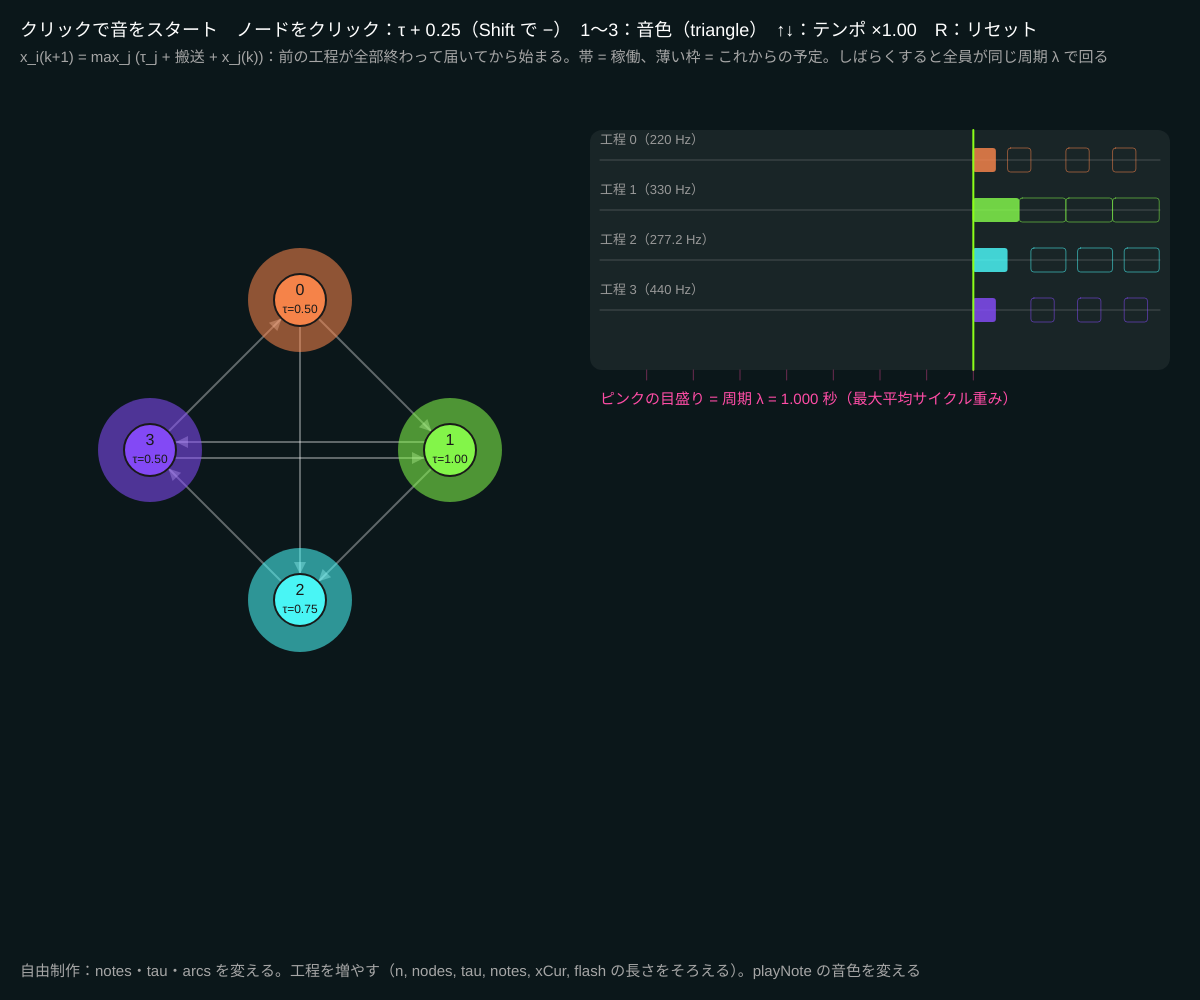
Frame 1 (no input)
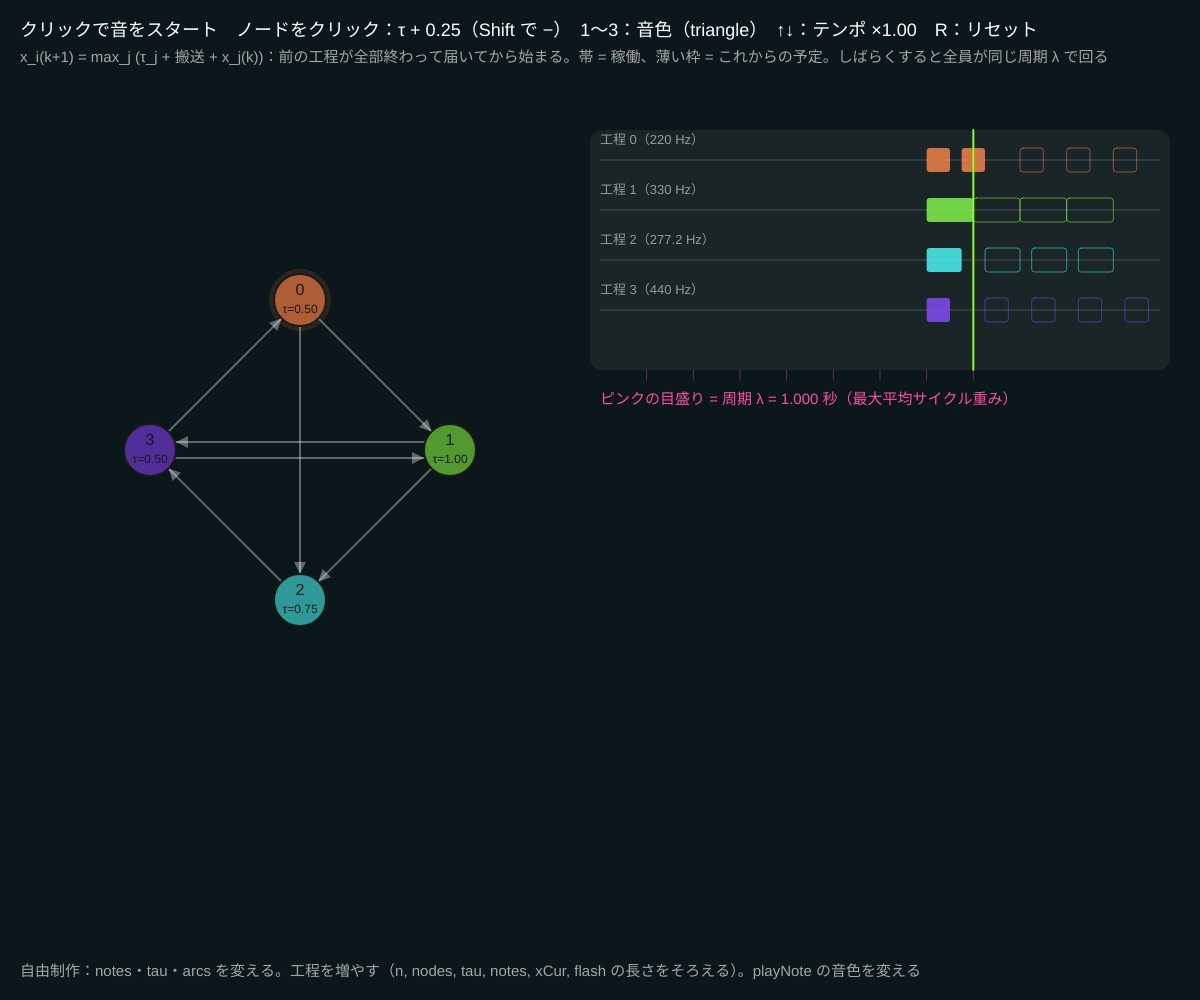
Frame 60 (no input)
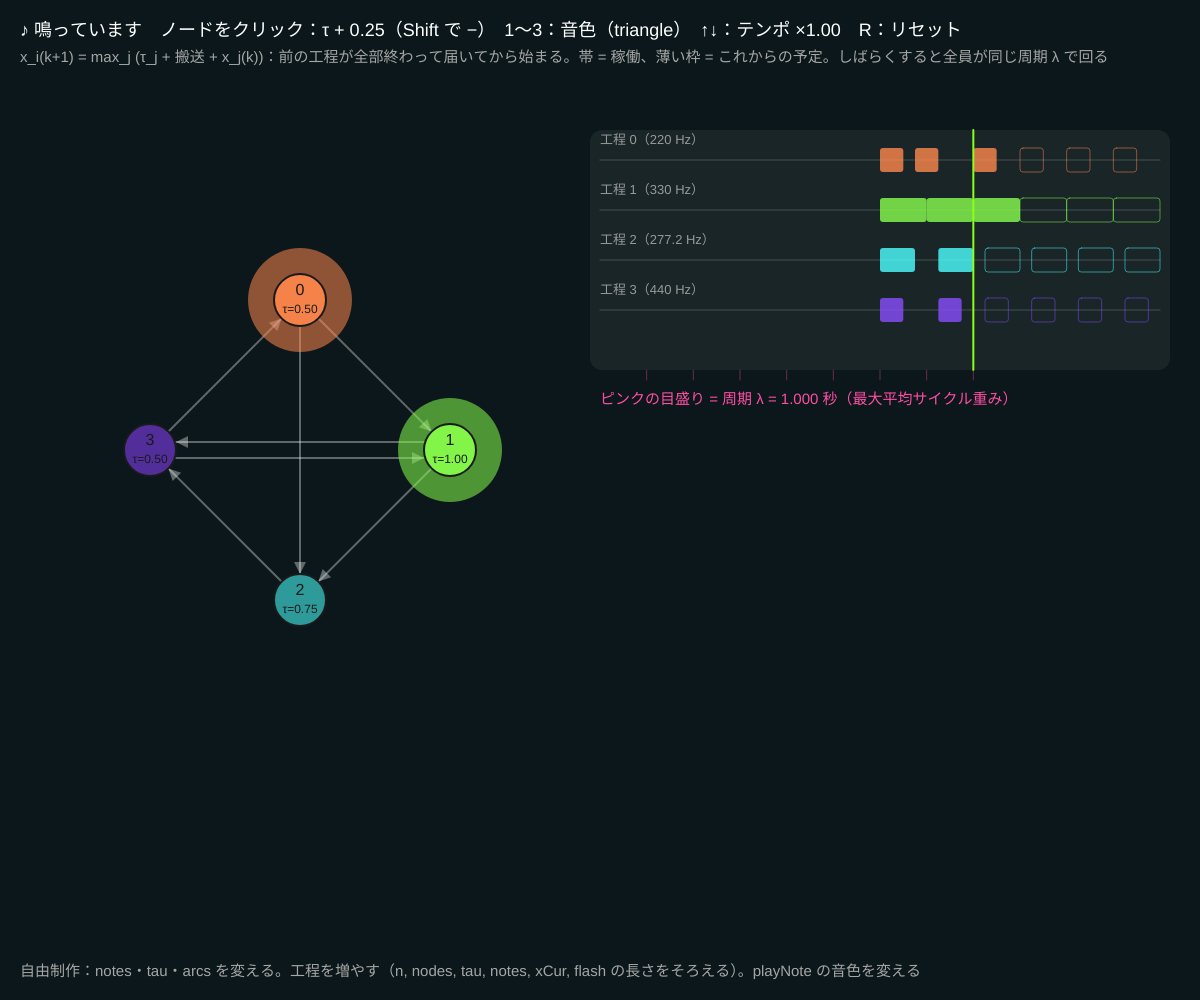
Frame 120 (the mouse pressed at the canvas centre since frame 60)

The p5.js sketch that drew these frames (run headless with seeded random() and noise() and a simulated clock; from frame 60 on, the mouse is pressed at the canvas centre):

// p5.js sketch
// ── sketch.js
// ============================================
// 13 max-plus のダイヤを聴く
// 10 の周期スケジュール x(k+1) = A ⊗ x(k)（max-plus）をそのまま音にする：
//   各工程の開始時刻にその工程の音が鳴る。やがて周期 λ（トロピカル固有値）のリズムに落ち着く
//   自由制作のベース：工程の数・つなぎ方・音色を変えて「リズムマシン」にしよう
// クリックで音をスタート / ノードをクリック = 所要時間を 0.25 ずつ変える（Shift で減らす）/ 1〜3 = 音色 / R = リセット / ↑↓ = テンポ
// ============================================

let tau = [0.5, 1.0, 0.75, 0.5];                              // ★ 各工程の所要時間（秒）
let arcs = [[0, 1], [1, 2], [2, 3], [3, 0], [1, 3], [3, 1], [0, 2]];   // ★ j → i のつながり
let notes = [220, 330, 277.2, 440];                           // ★ 各工程の音の高さ（Hz）
let move = 0.25;                                              // ★ 工程間の搬送時間（秒）
let waveType = 'triangle';
let n = 4, nodes = [], tempo = 1;
let xCur = [0, 0, 0, 0], pending = [];                        // いまの x(k) と、まだ鳴っていないイベント
let t0 = 0, flash = [0, 0, 0, 0], played = [];
let lam = 0;

function setup() {
  createCanvas(windowWidth, windowHeight);
  colorMode(HSB, 360, 100, 100, 100);
  textFont('Helvetica');
  for (let i = 0; i < n; i++) nodes.push({ x: width * 0.25 + 150 * Math.cos(TWO_PI * i / n - HALF_PI), y: height * 0.45 + 150 * Math.sin(TWO_PI * i / n - HALF_PI) });
  resetSchedule();
}
function matrixA() {
  let A = [];
  for (let i = 0; i < n; i++) { A.push([]); for (let j = 0; j < n; j++) A[i].push(i === j ? tau[i] : -Infinity); }   // 同じ工程は前の仕事が終わるまで待つ
  for (let [j, i] of arcs) A[i][j] = tau[j] + move;
  return A;
}
// ★ 1 回ぶん進める：x_i(k+1) = max_j (A_ij + x_j(k))
function stepOnce() {
  let A = matrixA(), y = [];
  for (let i = 0; i < n; i++) { let m = -Infinity; for (let j = 0; j < n; j++) m = Math.max(m, A[i][j] + xCur[j]); y.push(m === -Infinity ? xCur[i] + 1 : m); }
  for (let i = 0; i < n; i++) if (y[i] > xCur[i]) pending.push({ t: y[i], i });
  xCur = y;
  pending.sort((p, q) => p.t - q.t);
}
function resetSchedule() { xCur = [0, 0, 0, 0]; pending = []; played = []; t0 = millis() / 1000; for (let i = 0; i < n; i++) pending.push({ t: 0, i }); }
// Karp のアルゴリズム（10 と同じ）
function karp(A) {
  let D = [new Array(n).fill(0)];
  for (let k = 1; k <= n; k++) { D.push(new Array(n).fill(-Infinity)); for (let v = 0; v < n; v++) for (let u = 0; u < n; u++) if (A[v][u] > -Infinity && D[k - 1][u] > -Infinity) D[k][v] = Math.max(D[k][v], D[k - 1][u] + A[v][u]); }
  let best = -Infinity;
  for (let v = 0; v < n; v++) { if (D[n][v] === -Infinity) continue; let m = Infinity; for (let k = 0; k < n; k++) if (D[k][v] > -Infinity) m = Math.min(m, (D[n][v] - D[k][v]) / (n - k)); best = Math.max(best, m); }
  return best;
}

function draw() {
  background(190, 55, 10);
  lam = karp(matrixA());
  let now = (millis() / 1000 - t0) * tempo;
  // 先の予定を用意しておき、時刻が来たら鳴らす
  let guard = 0;
  while ((pending.length === 0 || pending[pending.length - 1].t < now + 4) && guard++ < 50) stepOnce();
  while (pending.length && pending[0].t <= now) {
    let ev = pending.shift();
    playNote(notes[ev.i], tau[ev.i] * 0.6 / tempo);
    flash[ev.i] = 1;
    played.push(ev);
  }
  played = played.filter((h) => h.t > now - 8);

  // グラフ
  for (let [j, i] of arcs) {
    let u = nodes[j], v = nodes[i], ang = atan2(v.y - u.y, v.x - u.x);
    let o = arcs.some(([a, b]) => a === i && b === j) ? 8 : 0, nx = -sin(ang) * o, ny = cos(ang) * o;
    stroke(0, 0, 100, 35); strokeWeight(2);
    line(u.x + nx, u.y + ny, v.x - 26 * cos(ang) + nx, v.y - 26 * sin(ang) + ny);
    noStroke(); fill(0, 0, 100, 35);
    push(); translate(v.x - 26 * cos(ang) + nx, v.y - 26 * sin(ang) + ny); rotate(ang); triangle(0, 0, -12, 6, -12, -6); pop();
  }
  for (let i = 0; i < n; i++) {
    flash[i] *= 0.9;
    noStroke(); fill((i * 80 + 20) % 360, 70, 100, flash[i] * 60); circle(nodes[i].x, nodes[i].y, 50 + flash[i] * 60);
    stroke(0, 0, 10); strokeWeight(2); fill((i * 80 + 20) % 360, 70, 60 + flash[i] * 40);
    circle(nodes[i].x, nodes[i].y, 52);
    noStroke(); fill(0, 0, 10); textAlign(CENTER, CENTER); textSize(16); text(i, nodes[i].x, nodes[i].y - 9); textSize(12); text('τ=' + nf(tau[i], 1, 2), nodes[i].x, nodes[i].y + 10); textAlign(LEFT, BASELINE);
  }

  // 流れるダイヤ：緑の線 = いま、左 = 過去 8 秒、右 = これから 4 秒の予定
  let tx = width * 0.5, tw = width - tx - 40, ty = 160, rowH = 50;
  let nowX = tx + tw * 8 / 12;
  let sx = (t) => nowX - (now - t) / 12 * tw;
  noStroke(); fill(0, 0, 100, 6); rect(tx - 10, ty - 30, tw + 20, rowH * n + 40, 12);
  for (let i = 0; i < n; i++) {
    let y = ty + i * rowH;
    stroke(0, 0, 100, 20); strokeWeight(1); line(tx, y, tx + tw, y);
    noStroke(); fill(0, 0, 60); textSize(13); text('工程 ' + i + '（' + notes[i] + ' Hz）', tx, y - 16);
    for (let h of played) if (h.i === i) { fill((i * 80 + 20) % 360, 70, 100, 80); rect(sx(h.t), y - 12, Math.max(2, tau[i] / 12 * tw), 24, 3); }
    for (let p of pending) if (p.i === i && p.t + tau[i] < now + 4) { noFill(); stroke((i * 80 + 20) % 360, 70, 100, 50); rect(sx(p.t), y - 12, Math.max(2, tau[i] / 12 * tw), 24, 3); noStroke(); }
  }
  stroke(90, 90, 100); strokeWeight(2); line(nowX, ty - 30, nowX, ty + rowH * n + 10);
  // 周期の目盛り
  for (let m = 0; m < 8 / Math.max(lam, 0.1); m++) { stroke(330, 70, 100, 40); strokeWeight(1); line(nowX - m * lam / 12 * tw, ty + rowH * n + 10, nowX - m * lam / 12 * tw, ty + rowH * n + 20); }
  noStroke(); fill(330, 70, 100); textSize(15); text('ピンクの目盛り = 周期 λ = ' + nf(lam, 1, 3) + ' 秒（最大平均サイクル重み）', tx, ty + rowH * n + 44);

  fill(0, 0, 100); textSize(18);
  text((audioCtx ? '♪ 鳴っています' : 'クリックで音をスタート') + '　ノードをクリック：τ + 0.25（Shift で −）　1〜3：音色（' + waveType + '）　↑↓：テンポ ×' + nf(tempo, 1, 2) + '　R：リセット', 20, 36);
  fill(0, 0, 65); textSize(15);
  text('x_i(k+1) = max_j (τ_j + 搬送 + x_j(k))：前の工程が全部終わって届いてから始まる。帯 = 稼働、薄い枠 = これからの予定。しばらくすると全員が同じ周期 λ で回る', 20, 62);
  text('自由制作：notes・tau・arcs を変える。工程を増やす（n, nodes, tau, notes, xCur, flash の長さをそろえる）。playNote の音色を変える', 20, height - 24);
}

function mousePressed() {
  startAudio();
  for (let i = 0; i < n; i++) if (dist(mouseX, mouseY, nodes[i].x, nodes[i].y) < 28) tau[i] = constrain(tau[i] + (keyIsDown(SHIFT) ? -0.25 : 0.25), 0.25, 4);
}
function keyPressed() {
  if (key === '1') waveType = 'triangle';
  if (key === '2') waveType = 'square';
  if (key === '3') waveType = 'sine';
  if (key === UP_ARROW) tempo = Math.min(4, tempo * 1.25);
  if (key === DOWN_ARROW) tempo = Math.max(0.25, tempo / 1.25);
  if (key === 'r' || key === 'R') { tau = [0.5, 1.0, 0.75, 0.5]; resetSchedule(); }
}

// ---------- やってみよう ----------
// 1. どれか 1 つの τ を変えても周期が変わらないことがある。クリティカルでない工程だから。どの工程を変えると周期が変わる？
// 2. notes を和音（ド・ミ・ソ・シ）にする。周期 λ を 1 秒ちょうどにするには τ をどう決める？
// 3. arcs を変えて「2 つの独立したループ」を作る（たとえば 0⇄1 と 2⇄3）。周期は 2 つになる？（固有値が複数）
// 4. playNote をドラムっぽいノイズに変える（startAudio の中に noise バッファを足す）


// ==================================================
// ここから下は「音を鳴らすための道具」
// ==================================================
let audioCtx, masterOut;
function startAudio() {
  if (!audioCtx) {
    audioCtx = new AudioContext();
    masterOut = audioCtx.createDynamicsCompressor();
    masterOut.connect(audioCtx.destination);
  }
  audioCtx.resume();
}
// 短い音を 1 つ鳴らす（高さ freq Hz，長さ dur 秒）
function playNote(freq, dur) {
  if (!audioCtx) return;
  let o = audioCtx.createOscillator(), g = audioCtx.createGain(), t = audioCtx.currentTime;
  o.type = waveType; o.frequency.value = freq;
  g.gain.setValueAtTime(0.0001, t);
  g.gain.exponentialRampToValueAtTime(0.25, t + 0.01);
  g.gain.exponentialRampToValueAtTime(0.0001, t + Math.max(0.05, dur));
  o.connect(g); g.connect(masterOut); o.start(t); o.stop(t + Math.max(0.05, dur) + 0.05);
}
